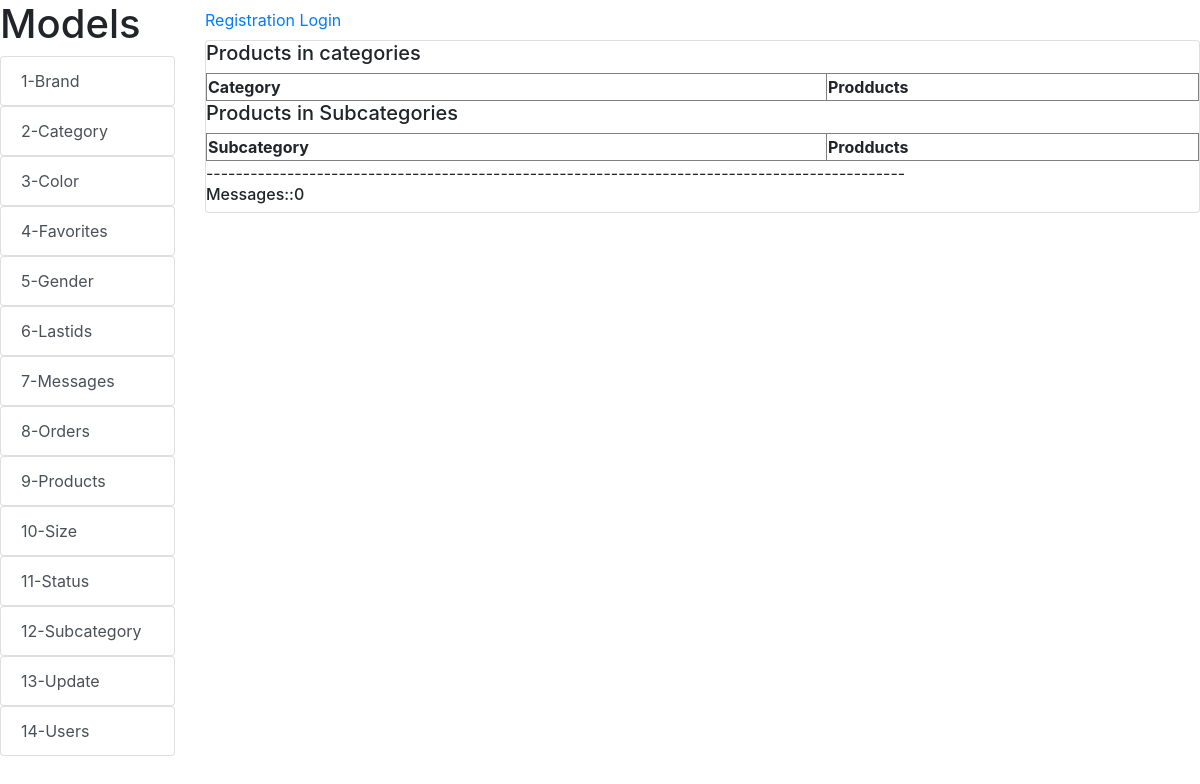
Page /lastids/ on the earlier database version.
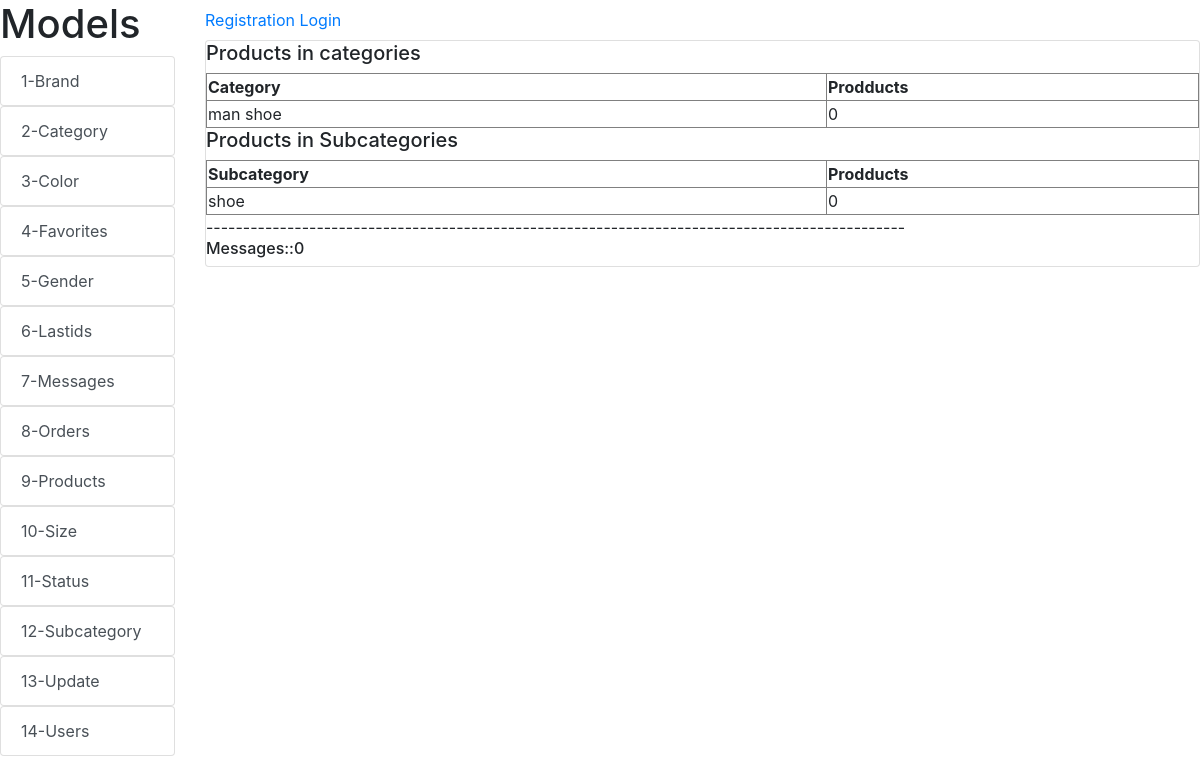
Same page on the later database version.
### alemsite/models.py (models this page shows, shortened)
class Category(models.Model):
    ai = models.CharField(max_length=100)
    name = models.CharField(max_length=100)
    photo = models.ImageField(upload_to='Category/%Y/%m/%d')

class Subcategory(models.Model):
    category = models.ForeignKey('Category', on_delete=models.CASCADE, related_name='subcategory', default='')
    name = models.CharField(max_length=150,)

### alemsite/views.py (the view)
# urls.py: path('lastids/', lastids, name='lastids'),
def lastids(request):
    products = Products.objects.all()
    cats = Category.objects.annotate(Count('products'))
    subs = Subcategory.objects.annotate(Count('products'))
    messages = Messages.objects.count();
    return render(request, 'lastids/lastids.html', {'products':products, 'cats':cats, 'subs':subs, 'messages':messages})

### alemsite/templates/lastids/lastids.html
{% extends 'index.html'%}
{% block content %}
    <h5>Products in categories</h5>
    <table border="1">
    <tr>
        <th width="250">Category</th>
        <th width="150">Prodducts</th>
    </tr>
    {% for item in cats %}
          <tr>
        <td>{{ item.name }}</td>
           <td> {{ item.products__count }}</td>
          </tr>
    {% endfor %}
    </table>
        <h5>Products in Subcategories</h5>
    <table border="1">
    <tr>
        <th width="250">Subcategory</th>
        <th width="150">Prodducts</th>
    </tr>
    {% for item in subs %}
          <tr>
        <td>{{ item.name }}</td>
           <td> {{ item.products__count }}</td>
          </tr>
    {% endfor %}
    </table>
-----------------------------------------------------------------------------------------------
<h6>Messages::{{ messages }}</h6>
{% endblock %}

Differences in the rows shown:
added Category: name "man shoe", products__count "0"
added Subcategory: name "shoe", products__count "0"
